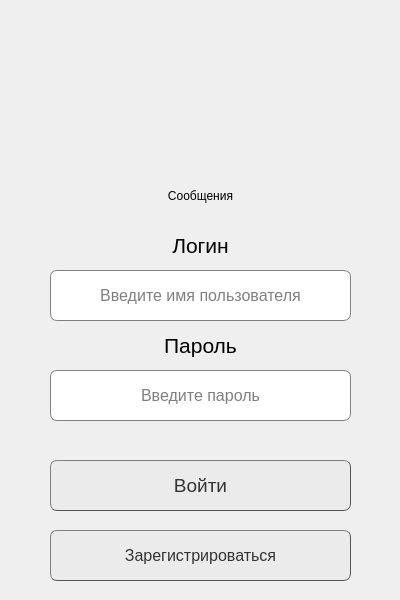
<?xml version="1.0" encoding="UTF-8"?>
<ui version="4.0">
 <class>Form</class>
 <widget class="QWidget" name="Form">
  <property name="geometry">
   <rect>
    <x>0</x>
    <y>0</y>
    <width>400</width>
    <height>600</height>
   </rect>
  </property>
  <property name="minimumSize">
   <size>
    <width>400</width>
    <height>600</height>
   </size>
  </property>
  <property name="maximumSize">
   <size>
    <width>400</width>
    <height>600</height>
   </size>
  </property>
  <property name="windowTitle">
   <string>Form</string>
  </property>
  <widget class="QPushButton" name="pushButtonLogin">
   <property name="geometry">
    <rect>
     <x>50</x>
     <y>460</y>
     <width>301</width>
     <height>51</height>
    </rect>
   </property>
   <property name="font">
    <font>
     <pointsize>14</pointsize>
    </font>
   </property>
   <property name="styleSheet">
    <string notr="true">QPushButton {
    color: #333;
    border: 1px solid #555;
    border-radius: 7px;
    border-style: outset;
    background: rgb(235, 235, 235);
    padding: 5px;
    }
QPushButton:hover {
    background: qradialgradient(
        cx: 0.3, cy: -0.4, fx: 0.3, fy: -0.4,
        radius: 1.35, stop: 0 #fff, stop: 1 #ccc
        );
    }
QPushButton:pressed {
    border-style: inset;
    background: qradialgradient(
        cx: 0.4, cy: -0.1, fx: 0.4, fy: -0.1,
        radius: 1.35, stop: 0 #fff, stop: 1 #ddd
        );
    }</string>
   </property>
   <property name="text">
    <string>Войти</string>
   </property>
  </widget>
  <widget class="QLabel" name="labelPassword">
   <property name="geometry">
    <rect>
     <x>100</x>
     <y>330</y>
     <width>201</width>
     <height>31</height>
    </rect>
   </property>
   <property name="font">
    <font>
     <pointsize>16</pointsize>
    </font>
   </property>
   <property name="text">
    <string>Пароль</string>
   </property>
   <property name="alignment">
    <set>Qt::AlignCenter</set>
   </property>
  </widget>
  <widget class="QLabel" name="labelLogin">
   <property name="geometry">
    <rect>
     <x>100</x>
     <y>230</y>
     <width>201</width>
     <height>31</height>
    </rect>
   </property>
   <property name="font">
    <font>
     <pointsize>16</pointsize>
    </font>
   </property>
   <property name="text">
    <string>Логин</string>
   </property>
   <property name="alignment">
    <set>Qt::AlignCenter</set>
   </property>
  </widget>
  <widget class="QLineEdit" name="lineEditPassword">
   <property name="geometry">
    <rect>
     <x>50</x>
     <y>370</y>
     <width>301</width>
     <height>51</height>
    </rect>
   </property>
   <property name="font">
    <font>
     <pointsize>12</pointsize>
    </font>
   </property>
   <property name="styleSheet">
    <string notr="true">QLineEdit {
    border: 1px solid gray;
    border-radius: 7px;
    padding: 0 8px;
    background: white;
}

QLineEdit:read-only {
    background: lightblue;
}</string>
   </property>
   <property name="echoMode">
    <enum>QLineEdit::Password</enum>
   </property>
   <property name="alignment">
    <set>Qt::AlignCenter</set>
   </property>
   <property name="placeholderText">
    <string>Введите пароль</string>
   </property>
  </widget>
  <widget class="QLineEdit" name="lineEditLogin">
   <property name="geometry">
    <rect>
     <x>50</x>
     <y>270</y>
     <width>301</width>
     <height>51</height>
    </rect>
   </property>
   <property name="font">
    <font>
     <pointsize>12</pointsize>
    </font>
   </property>
   <property name="cursor">
    <cursorShape>IBeamCursor</cursorShape>
   </property>
   <property name="layoutDirection">
    <enum>Qt::LeftToRight</enum>
   </property>
   <property name="autoFillBackground">
    <bool>false</bool>
   </property>
   <property name="styleSheet">
    <string notr="true">QLineEdit {
    border: 1px solid gray;
    border-radius: 7px;
    padding: 0 8px;
    background: white;
}

QLineEdit:read-only {
    background: lightblue;
}</string>
   </property>
   <property name="text">
    <string/>
   </property>
   <property name="echoMode">
    <enum>QLineEdit::Normal</enum>
   </property>
   <property name="alignment">
    <set>Qt::AlignCenter</set>
   </property>
   <property name="placeholderText">
    <string>Введите имя пользователя</string>
   </property>
  </widget>
  <widget class="QPushButton" name="pushButtonRegister">
   <property name="geometry">
    <rect>
     <x>50</x>
     <y>530</y>
     <width>301</width>
     <height>51</height>
    </rect>
   </property>
   <property name="font">
    <font>
     <pointsize>12</pointsize>
    </font>
   </property>
   <property name="styleSheet">
    <string notr="true">QPushButton {
    color: #333;
    border: 1px solid #555;
    border-radius: 7px;
    border-style: outset;
    background: rgb(235, 235, 235);
    padding: 5px;
    }
QPushButton:hover {
    background: qradialgradient(
        cx: 0.3, cy: -0.4, fx: 0.3, fy: -0.4,
        radius: 1.35, stop: 0 #fff, stop: 1 #ccc
        );
    }
QPushButton:pressed {
    border-style: inset;
    background: qradialgradient(
        cx: 0.4, cy: -0.1, fx: 0.4, fy: -0.1,
        radius: 1.35, stop: 0 #fff, stop: 1 #ddd
        );
    }</string>
   </property>
   <property name="text">
    <string>Зарегистрироваться</string>
   </property>
  </widget>
  <widget class="QLabel" name="labelMessage">
   <property name="geometry">
    <rect>
     <x>50</x>
     <y>170</y>
     <width>301</width>
     <height>51</height>
    </rect>
   </property>
   <property name="font">
    <font>
     <pointsize>9</pointsize>
    </font>
   </property>
   <property name="text">
    <string>Сообщения</string>
   </property>
   <property name="textFormat">
    <enum>Qt::AutoText</enum>
   </property>
   <property name="scaledContents">
    <bool>false</bool>
   </property>
   <property name="alignment">
    <set>Qt::AlignCenter</set>
   </property>
   <property name="wordWrap">
    <bool>true</bool>
   </property>
  </widget>
  <widget class="QLabel" name="logo">
   <property name="geometry">
    <rect>
     <x>120</x>
     <y>20</y>
     <width>161</width>
     <height>141</height>
    </rect>
   </property>
   <property name="text">
    <string/>
   </property>
   <property name="pixmap">
    <pixmap>../icons/logo.png</pixmap>
   </property>
   <property name="scaledContents">
    <bool>true</bool>
   </property>
  </widget>
 </widget>
 <resources/>
 <connections/>
</ui>
